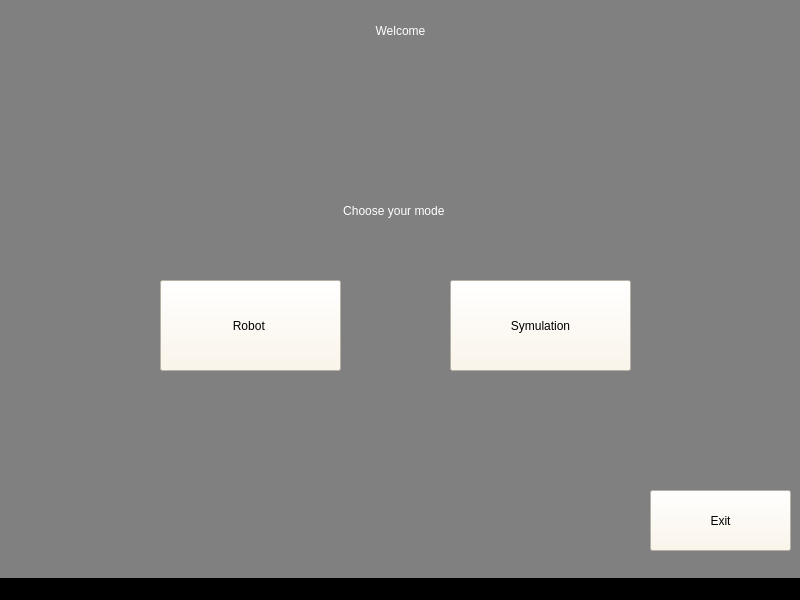
<?xml version="1.0" encoding="UTF-8"?>
<ui version="4.0">
 <class>Screen_Welcome</class>
 <widget class="QMainWindow" name="Screen_Welcome">
  <property name="geometry">
   <rect>
    <x>0</x>
    <y>0</y>
    <width>800</width>
    <height>600</height>
   </rect>
  </property>
  <property name="windowTitle">
   <string>Screen_Welcome</string>
  </property>
  <property name="styleSheet">
   <string notr="true">background-color: black;</string>
  </property>
  <widget class="QWidget" name="centralwidget">
   <widget class="QStackedWidget" name="stackedWidget">
    <property name="geometry">
     <rect>
      <x>0</x>
      <y>-20</y>
      <width>801</width>
      <height>601</height>
     </rect>
    </property>
    <property name="styleSheet">
     <string notr="true">background-color:grey;</string>
    </property>
    <widget class="QWidget" name="page">
     <widget class="QLabel" name="label_Welcome">
      <property name="geometry">
       <rect>
        <x>0</x>
        <y>10</y>
        <width>801</width>
        <height>81</height>
       </rect>
      </property>
      <property name="styleSheet">
       <string notr="true">color:rgb(255, 255, 255);
font: 75 22pt &quot;MS Shell Dlg 2&quot;;</string>
      </property>
      <property name="text">
       <string>Welcome</string>
      </property>
      <property name="scaledContents">
       <bool>false</bool>
      </property>
      <property name="alignment">
       <set>Qt::AlignCenter</set>
      </property>
     </widget>
     <widget class="QPushButton" name="butt_Sym">
      <property name="geometry">
       <rect>
        <x>450</x>
        <y>300</y>
        <width>181</width>
        <height>91</height>
       </rect>
      </property>
      <property name="styleSheet">
       <string notr="true">background-color:rgb(255, 246, 230);
font: 75 16pt &quot;MS Shell Dlg 2&quot;;</string>
      </property>
      <property name="text">
       <string>Symulation</string>
      </property>
     </widget>
     <widget class="QPushButton" name="butt_Rob">
      <property name="geometry">
       <rect>
        <x>160</x>
        <y>300</y>
        <width>181</width>
        <height>91</height>
       </rect>
      </property>
      <property name="styleSheet">
       <string notr="true">background-color:rgb(255, 246, 230);
font: 75 16pt &quot;MS Shell Dlg 2&quot;;</string>
      </property>
      <property name="text">
       <string>Robot </string>
      </property>
     </widget>
     <widget class="QLabel" name="label_Mode">
      <property name="geometry">
       <rect>
        <x>300</x>
        <y>200</y>
        <width>191</width>
        <height>61</height>
       </rect>
      </property>
      <property name="styleSheet">
       <string notr="true">color:rgb(255, 255, 255);
font: 75 14pt &quot;MS Shell Dlg 2&quot;;</string>
      </property>
      <property name="text">
       <string>Choose your mode </string>
      </property>
      <property name="alignment">
       <set>Qt::AlignCenter</set>
      </property>
     </widget>
     <widget class="QPushButton" name="butt_Exit">
      <property name="geometry">
       <rect>
        <x>650</x>
        <y>510</y>
        <width>141</width>
        <height>61</height>
       </rect>
      </property>
      <property name="styleSheet">
       <string notr="true">background-color:rgb(255, 246, 230);
font: 75 16pt &quot;MS Shell Dlg 2&quot;;</string>
      </property>
      <property name="text">
       <string>Exit</string>
      </property>
     </widget>
    </widget>
   </widget>
  </widget>
  <widget class="QMenuBar" name="menubar">
   <property name="geometry">
    <rect>
     <x>0</x>
     <y>0</y>
     <width>800</width>
     <height>21</height>
    </rect>
   </property>
  </widget>
  <widget class="QStatusBar" name="statusbar"/>
 </widget>
 <resources/>
 <connections/>
</ui>
